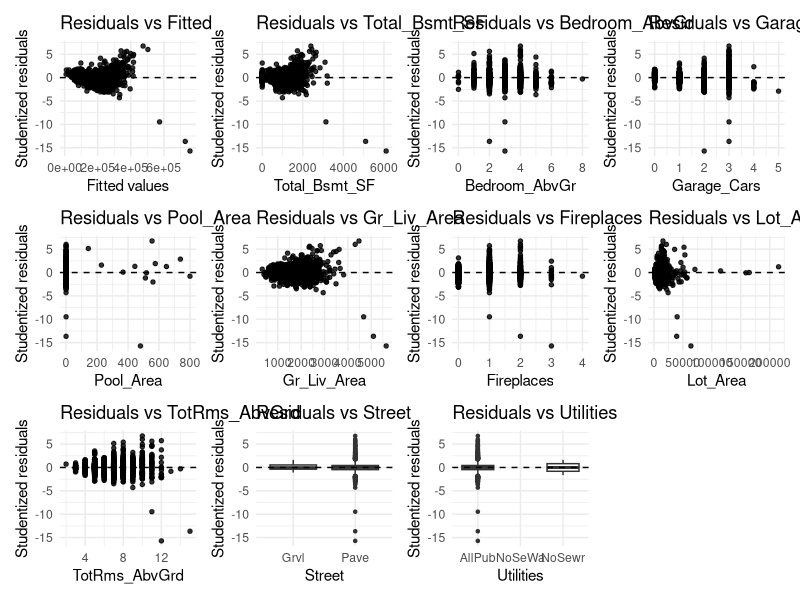
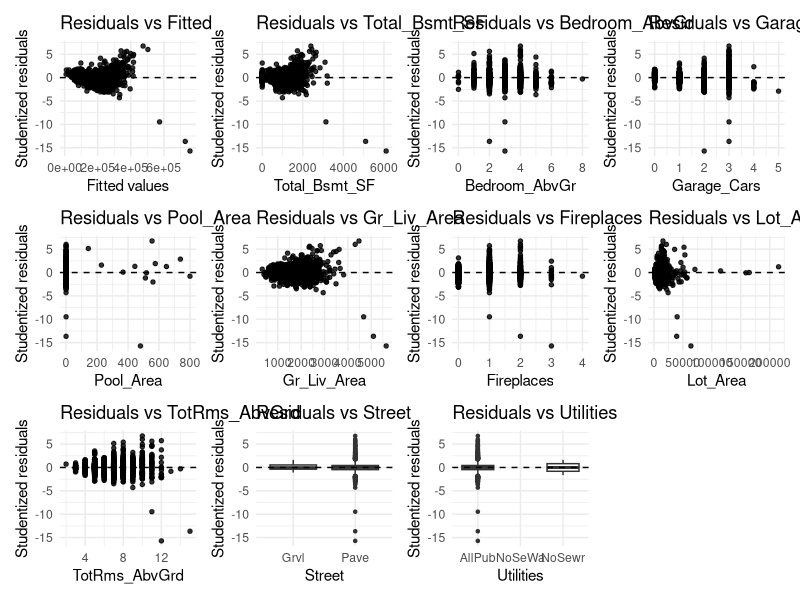

Here is the R script that generated these plots, in order:
## ---- chunk 1
knitr::opts_chunk$set(echo = TRUE, warning = FALSE, message = FALSE)
## ---- chunk 2

library(readr)
library(dplyr)
library(ggplot2)
library(patchwork)
## ---- chunk 3

df <- read_csv("ames_housing_model.csv", show_col_types = FALSE)


df <- df %>%
  mutate(
    Street = as.factor(Street),
    Utilities = as.factor(Utilities)
  )

cat("Data dimensions:", nrow(df), "rows x", ncol(df), "columns\n")
cat("Note: This file contains 10 predictor variables for model analysis\n")
cat("Variables included:\n")
cat("- Categorical: Street, Utilities\n")
cat("- Numerical: Total_Bsmt_SF, Bedroom_AbvGr, Garage_Cars, Pool_Area, Gr_Liv_Area, Fireplaces, Lot_Area, TotRms_AbvGrd\n")
cat("- Response: Sale_Price\n")
cat("Note: Wood_Deck_SF not available in current dataset\n")
## ---- chunk 4

# Fit model with 10 predictors including interaction term
mod <- lm(
  Sale_Price ~ Total_Bsmt_SF + Bedroom_AbvGr + Garage_Cars + Pool_Area + 
    Gr_Liv_Area + Fireplaces + Lot_Area + TotRms_AbvGrd + 
    Street + Utilities + Street:Garage_Cars,
  data = df
)

cat("Model with 10 predictors and Street:Garage_Cars interaction:\n")
summary(mod)

# Display model coefficients and interaction effects
cat("\n=== Model Coefficients ===\n")
coef_summary <- summary(mod)$coefficients
print(round(coef_summary, 4))

# Check interaction term significance
interaction_terms <- rownames(coef_summary)[grepl(":", rownames(coef_summary))]
if(length(interaction_terms) > 0) {
  cat("\n=== Interaction Terms ===\n")
  for(term in interaction_terms) {
    p_val <- coef_summary[term, "Pr(>|t|)"]
    cat(term, ": p-value =", format.pval(p_val), "\n")
    if(p_val < 0.05) {
      cat("  -> Significant interaction (p < 0.05)\n")
    } else {
      cat("  -> Non-significant interaction (p >= 0.05)\n")
    }
  }
}
## ---- chunk 5

resid_std <- rstudent(mod)
fit_vals  <- fitted(mod)

# Define predictor variables
predictors_num <- c("Total_Bsmt_SF", "Bedroom_AbvGr", "Garage_Cars", "Pool_Area", 
                    "Gr_Liv_Area", "Fireplaces", "Lot_Area", "TotRms_AbvGrd")
predictors_cat <- c("Street", "Utilities")

cat("Numerical predictors:", length(predictors_num), "\n")
cat("Categorical predictors:", length(predictors_cat), "\n")
cat("Total predictors:", length(predictors_num) + length(predictors_cat), "\n")

# Model performance metrics
cat("\n=== Model Performance ===\n")
cat("R-squared:", round(summary(mod)$r.squared, 4), "\n")
cat("Adjusted R-squared:", round(summary(mod)$adj.r.squared, 4), "\n")
cat("F-statistic:", round(summary(mod)$fstatistic[1], 2), "\n")
cat("p-value (F-test):", format.pval(pf(summary(mod)$fstatistic[1], summary(mod)$fstatistic[2], summary(mod)$fstatistic[3], lower.tail = FALSE)), "\n")
## ---- chunk 6

plot_resid_vs_numeric <- function(x, xlab){
  ggplot(data = data.frame(x = x, resid = resid_std), aes(x = x, y = resid)) +
    geom_point(size = 1.2, alpha = 0.8) +
    geom_hline(yintercept = 0, linetype = 2) +
    labs(x = xlab, y = "Studentized residuals",
         title = paste("Residuals vs", xlab)) +
    theme_minimal()
}


plot_resid_vs_factor <- function(f, flab){
  ggplot(data = data.frame(f = f, resid = resid_std), aes(x = f, y = resid)) +
    geom_boxplot(outlier.size = 0.9) +
    geom_hline(yintercept = 0, linetype = 2) +
    labs(x = flab, y = "Studentized residuals",
         title = paste("Residuals vs", flab)) +
    theme_minimal()
}


p_fitted <- ggplot(data = data.frame(fit = fit_vals, resid = resid_std),
                   aes(x = fit, y = resid)) +
  geom_point(size = 1.2, alpha = 0.8) +
  geom_hline(yintercept = 0, linetype = 2) +
  labs(x = "Fitted values", y = "Studentized residuals",
       title = "Residuals vs Fitted") +
  theme_minimal()
## ---- chunk 7

# Generate plots for numerical predictors
plots_pred_num <- lapply(predictors_num, function(v){
  plot_resid_vs_numeric(df[[v]], v)
})

# Generate plots for categorical predictors
plots_pred_cat <- lapply(predictors_cat, function(v){
  plot_resid_vs_factor(df[[v]], v)
})

# Combine all plots
all_plots <- c(list(p_fitted), plots_pred_num, plots_pred_cat)

cat("Generated", length(all_plots), "residual plots total\n")
cat("- 1 fitted values plot\n")
cat("-", length(plots_pred_num), "numerical predictor plots\n")
cat("-", length(plots_pred_cat), "categorical predictor plots\n")
cat("Note: Wood_Deck_SF not included as it's not available in the dataset\n")
## ---- chunk 8

# Adjust grid layout for more plots
final_grid <- wrap_plots(all_plots, ncol = 4)

# Display the grid
final_grid

cat("Grid layout: 4 columns with", length(all_plots), "total plots\n")
## ---- chunk 9

# Save the comprehensive residual plots
ggsave("residual_plots_10_predictors.png", final_grid, width = 16, height = 12, dpi = 300)
cat("Image saved as: residual_plots_10_predictors.png\n")
cat("This includes plots for all 10 predictors plus fitted values\n")
cat("Note: Wood_Deck_SF not included as it's not available in the dataset\n")
